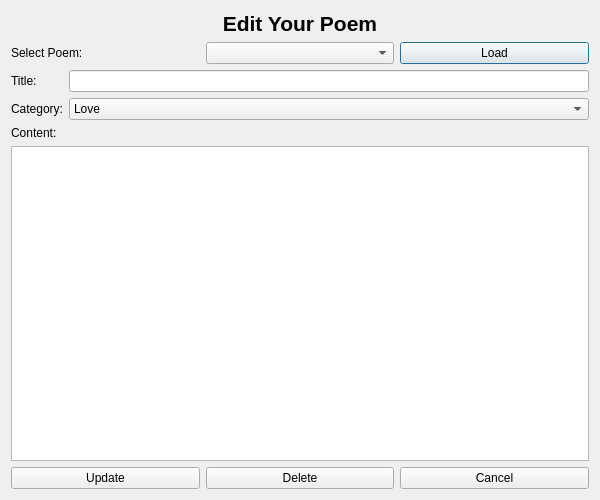
<?xml version="1.0" encoding="UTF-8"?>
<ui version="4.0">
 <class>Editpoem</class>
 <widget class="QDialog" name="Editpoem">
  <property name="geometry">
   <rect>
    <x>0</x>
    <y>0</y>
    <width>600</width>
    <height>500</height>
   </rect>
  </property>
  <property name="windowTitle">
   <string>World of Poetry - Edit Poem</string>
  </property>
  <layout class="QVBoxLayout" name="verticalLayout">
   <item>
    <widget class="QLabel" name="label_title">
     <property name="font">
      <font>
       <pointsize>16</pointsize>
       <bold>true</bold>
      </font>
     </property>
     <property name="text">
      <string>Edit Your Poem</string>
     </property>
     <property name="alignment">
      <set>Qt::AlignCenter</set>
     </property>
    </widget>
   </item>
   <item>
    <layout class="QHBoxLayout" name="horizontalLayout_2">
     <item>
      <widget class="QLabel" name="label_selectPoem">
       <property name="text">
        <string>Select Poem:</string>
       </property>
      </widget>
     </item>
     <item>
      <widget class="QComboBox" name="comboBox_poemList"/>
     </item>
     <item>
      <widget class="QPushButton" name="pushButton_load">
       <property name="text">
        <string>Load</string>
       </property>
      </widget>
     </item>
    </layout>
   </item>
   <item>
    <layout class="QFormLayout" name="formLayout">
     <item row="0" column="0">
      <widget class="QLabel" name="label_poemTitle">
       <property name="text">
        <string>Title:</string>
       </property>
      </widget>
     </item>
     <item row="0" column="1">
      <widget class="QLineEdit" name="lineEdit_poemTitle"/>
     </item>
     <item row="1" column="0">
      <widget class="QLabel" name="label_category">
       <property name="text">
        <string>Category:</string>
       </property>
      </widget>
     </item>
     <item row="1" column="1">
      <widget class="QComboBox" name="comboBox_category">
       <item>
        <property name="text">
         <string>Love</string>
        </property>
       </item>
       <item>
        <property name="text">
         <string>Nature</string>
        </property>
       </item>
       <item>
        <property name="text">
         <string>Life</string>
        </property>
       </item>
       <item>
        <property name="text">
         <string>Happiness</string>
        </property>
       </item>
       <item>
        <property name="text">
         <string>Sadness</string>
        </property>
       </item>
       <item>
        <property name="text">
         <string>Friendship</string>
        </property>
       </item>
       <item>
        <property name="text">
         <string>Other</string>
        </property>
       </item>
      </widget>
     </item>
    </layout>
   </item>
   <item>
    <widget class="QLabel" name="label_content">
     <property name="text">
      <string>Content:</string>
     </property>
    </widget>
   </item>
   <item>
    <widget class="QTextEdit" name="textEdit_poemContent"/>
   </item>
   <item>
    <layout class="QHBoxLayout" name="horizontalLayout">
     <item>
      <widget class="QPushButton" name="pushButton_update">
       <property name="text">
        <string>Update</string>
       </property>
      </widget>
     </item>
     <item>
      <widget class="QPushButton" name="pushButton_delete">
       <property name="text">
        <string>Delete</string>
       </property>
      </widget>
     </item>
     <item>
      <widget class="QPushButton" name="pushButton_cancel">
       <property name="text">
        <string>Cancel</string>
       </property>
      </widget>
     </item>
    </layout>
   </item>
  </layout>
 </widget>
 <resources/>
 <connections/>
</ui>
